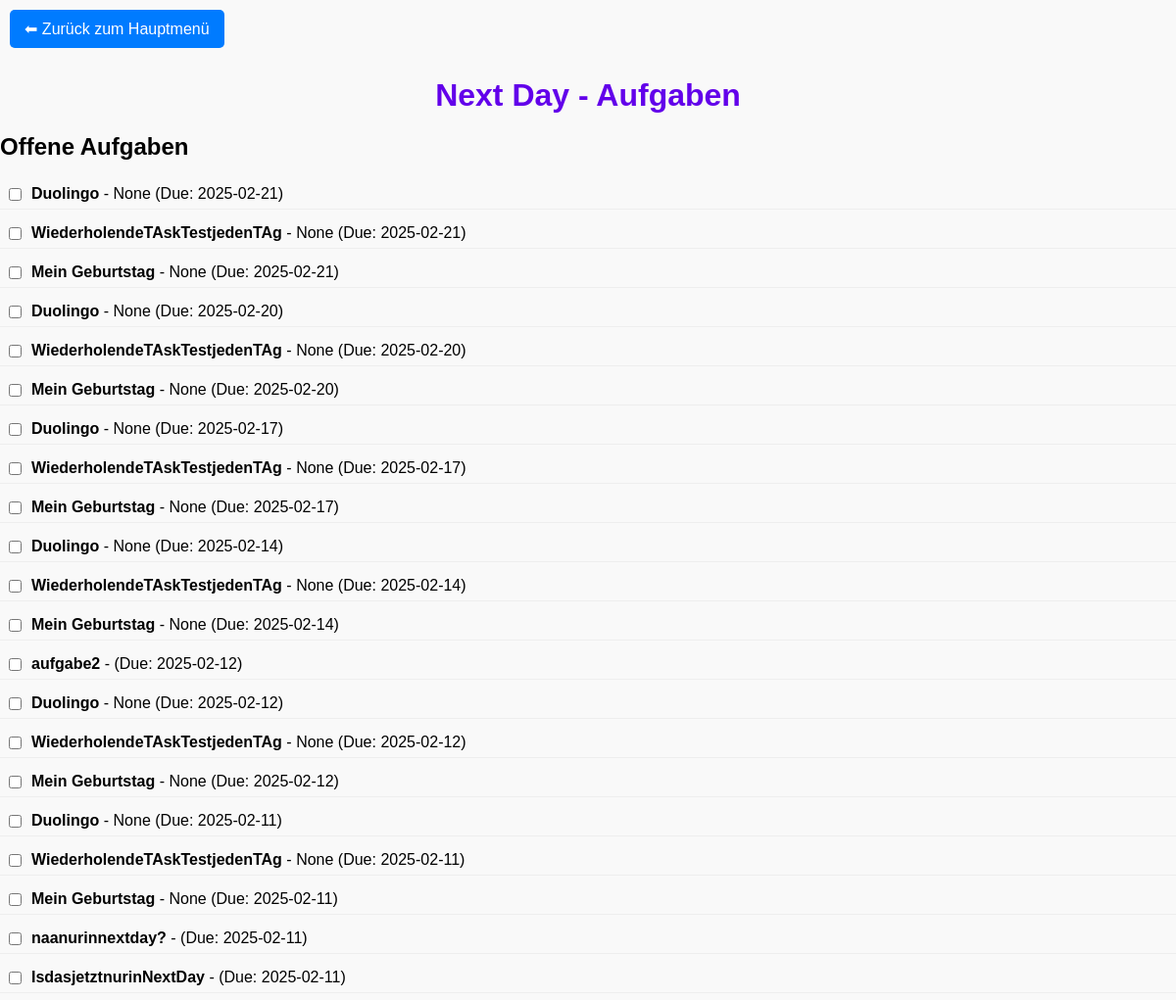
The app's page /view_list/Next Day (upper part), older data.
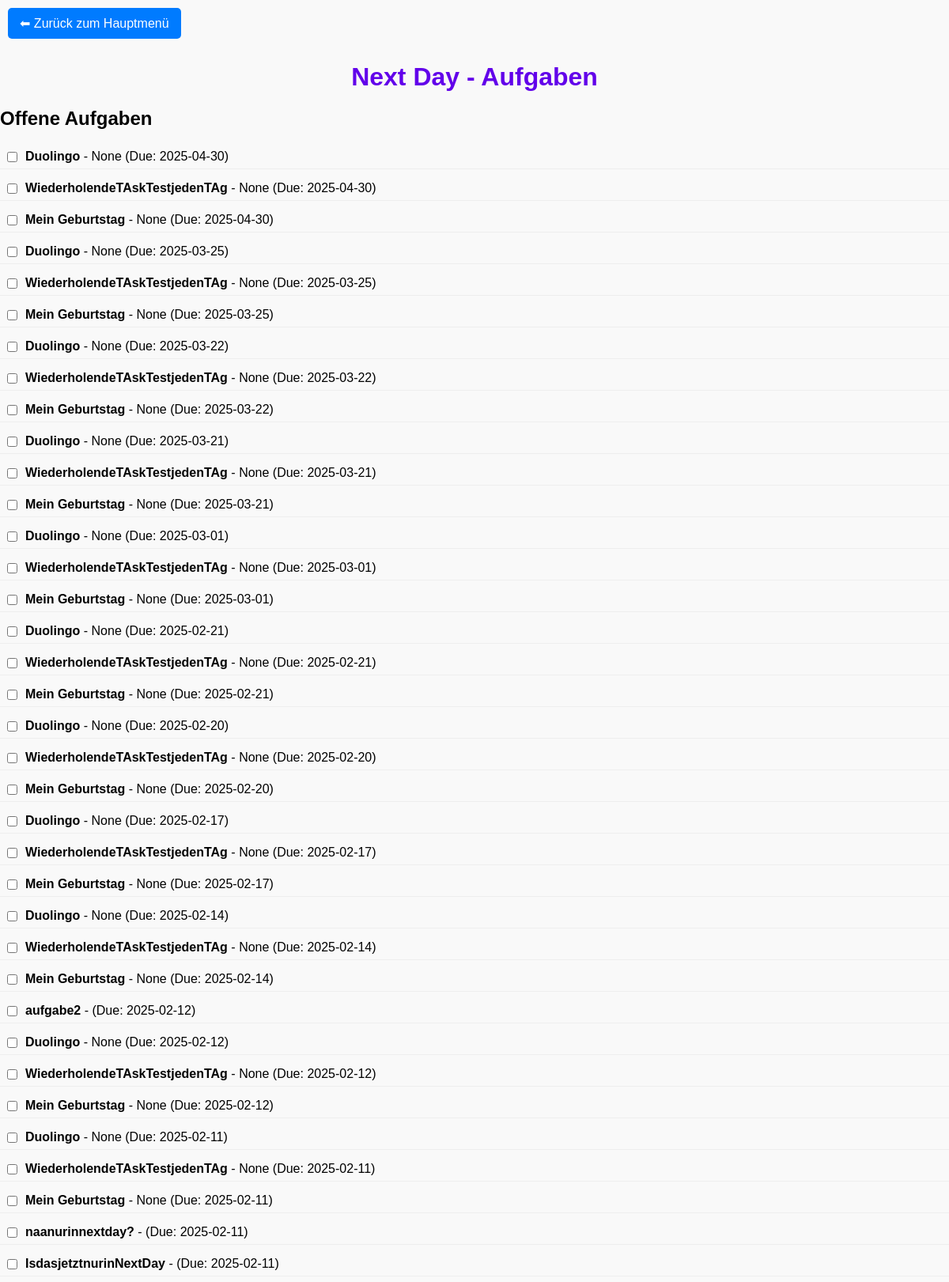
The same page, newer data.
### tables this page shows
CREATE TABLE tasks (
            id INTEGER PRIMARY KEY AUTOINCREMENT,
            list_name TEXT,
            title TEXT,
            description TEXT,
            due_date TEXT,
            completed INTEGER
        , color TEXT DEFAULT "#ffffff", position INTEGER DEFAULT 0, estimated_time INTEGER DEFAULT 30, archived INTEGER DEFAULT 0);

### app.py (the view)
@app.route("/view_list/<list_name>")
def view_list(list_name):
    tasks = manager.get_tasks(list_name)
    return render_template("view_lists.html", list_name=list_name, tasks=tasks)

### list_manager.py (called while the page is built)
    def get_db_connection(self):
        connection = sqlite3.connect("tasks.db")
        connection.row_factory = sqlite3.Row  # Optional: Access rows like dictionaries
        return connection

    def get_tasks(self, list_name):
        connection = self.get_db_connection()
        cursor = connection.cursor()
        cursor.execute("""
            SELECT id, title, description, due_date, completed
            FROM tasks
            WHERE list_name = ? AND completed = 0
            ORDER BY id DESC  -- Sortiere nach ID in absteigender Reihenfolge
        """, (list_name,))
        incomplete_tasks = cursor.fetchall()
        cursor.execute("""
            SELECT id, title, description, due_date, completed
            FROM tasks
            WHERE list_name = ? AND completed = 1
        """, (list_name,))
        completed_tasks = cursor.fetchall()
        connection.close()
        return {
            "incomplete": incomplete_tasks,
            "completed": completed_tasks
        }

### templates/view_lists.html (shortened to what this page needs)
<!DOCTYPE html>
<html lang="de">
<head>
  <link rel="stylesheet" href="{{ url_for('static', filename='styles.css') }}">
</head>
<body>
  <a href="{{ url_for('index') }}" class="back-button">⬅ Zurück zum Hauptmenü</a>
  <h1>{{ list_name }} - Aufgaben</h1>
  <div class="list-container">
    {% if tasks.incomplete %}
      <h2>Offene Aufgaben</h2>
      <ul>
        {% for task in tasks.incomplete %}
          <li class="task-item" data-task-id="{{ task[0] }}">
            <input type="checkbox">
            <div>
              <strong>{{ task[1] }}</strong> - {{ task[2] }}
              {% if task[3] %}
                <span>(Due: {{ task[3] }})</span>
              {% endif %}
            </div>
          </li>
        {% endfor %}
      </ul>
    {% else %}
      <p>Keine offenen Aufgaben vorhanden.</p>
    {% endif %}
  </div>
</body>
</html>

Row changes from the older to the newer data that the page shows:
added tasks: title "Duolingo", task "None", due_date "2025-04-30"
added tasks: title "WiederholendeTAskTestjedenTAg", task "None", due_date "2025-04-30"
added tasks: title "Mein Geburtstag", task "None", due_date "2025-04-30"
added tasks: title "Duolingo", task "None", due_date "2025-03-25"
added tasks: title "WiederholendeTAskTestjedenTAg", task "None", due_date "2025-03-25"
added tasks: title "Mein Geburtstag", task "None", due_date "2025-03-25"
added tasks: title "Duolingo", task "None", due_date "2025-03-22"
added tasks: title "WiederholendeTAskTestjedenTAg", task "None", due_date "2025-03-22"
added tasks: title "Mein Geburtstag", task "None", due_date "2025-03-22"
added tasks: title "Duolingo", task "None", due_date "2025-03-21"
added tasks: title "WiederholendeTAskTestjedenTAg", task "None", due_date "2025-03-21"
added tasks: title "Mein Geburtstag", task "None", due_date "2025-03-21"
added tasks: title "Duolingo", task "None", due_date "2025-03-01"
added tasks: title "WiederholendeTAskTestjedenTAg", task "None", due_date "2025-03-01"
added tasks: title "Mein Geburtstag", task "None", due_date "2025-03-01"
